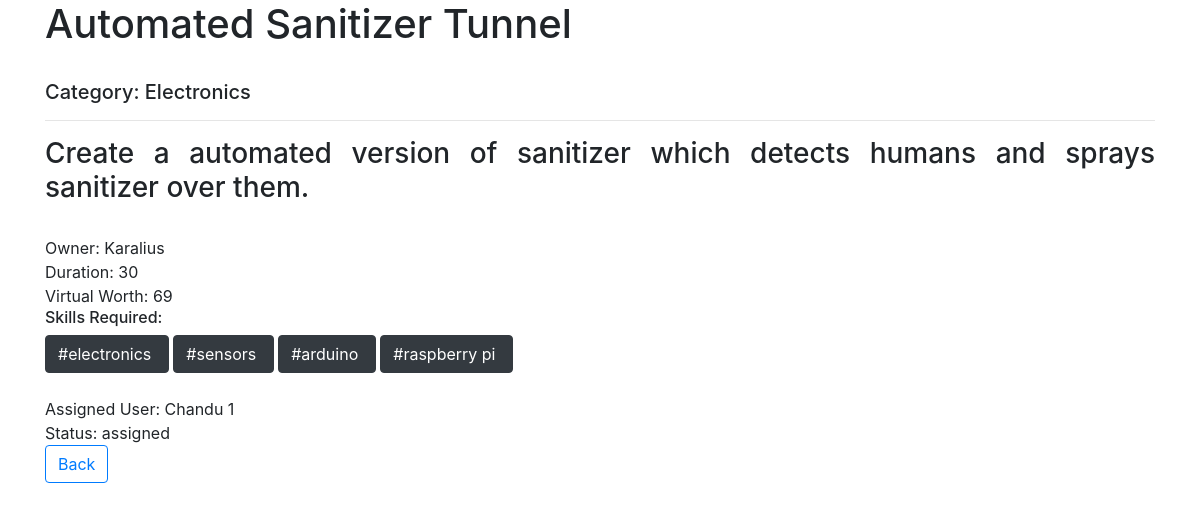
/view_project/12 (signed in), run on the app's committed database.
### backend/models.py (models this page shows, shortened)
class Project(models.Model):
    category = models.CharField(max_length=30, blank=True, null=True)
    status = models.CharField(max_length=100, blank=True)
    title = models.CharField(max_length=200,blank=True)
    description = models.TextField(max_length=400,blank=True)
    owner = models.ForeignKey(UserAttribs, on_delete = models.CASCADE, related_name="owner")
    duration = models.IntegerField(blank=True, null=True)
    assigned_user = models.ForeignKey(UserAttribs, on_delete = models.CASCADE, related_name="assigned_user", null=True, blank=True)
    stipend = models.IntegerField(blank=True, null=True)
    applied_users = models.ManyToManyField(UserAttribs,  null=True, blank=True)
    tags_requirement = TaggableManager()
    project_questions = models.OneToOneField(Project_Question,on_delete=models.CASCADE,null=True, blank=True)
    project_rating = models.FloatField(blank=True, default=0)
    review = models.TextField(blank=True)

class UserAttribs(models.Model):
    user = models.OneToOneField(User, on_delete = models.CASCADE)
    worth = models.IntegerField(blank=True, null=True, default='0')
    job_title = models.CharField(max_length=100, blank=True)
    skills = models.CharField(max_length=1000,blank=True)
    phone_number = models.CharField(max_length=12, blank=True)
    mobile_number = models.CharField(max_length=12,blank=True)
    full_name = models.CharField(max_length=30, blank=True)
    address = models.CharField(max_length=100, blank=True)
    website = models.URLField(max_length=100, blank=True)
    github = models.CharField(max_length=200, blank=True)
    twitter = models.CharField(max_length=200, blank=True)
    instagram = models.CharField(max_length=200, blank=True)
    facebook = models.CharField(max_length=200, blank=True)
    user_image = models.ImageField(upload_to="images" ,blank=True)
    assigned_project = models.ManyToManyField('Project', blank=True, null=True)
    def __str__(self):
        return self.user.username

### backend/views.py (the view)
# urls.py: path('view_project/<int:proj_id>',views.view_project, name='view_project'),
def view_project(request, proj_id):
    proj_obj = Project.objects.get(id = proj_id)
    return render(request, 'My Projects/project_info.html', {'project': proj_obj, "curr_user": UserAttribs.objects.get(user=request.user)})

### templates/My Projects/project_info.html (shortened to what this page needs)
{% extends "My Projects/project_info_parent.html" %}
{% load custom_tags %}
{% block content %}
{% if not project.assigned_user %}
<form action="{% url 'dashboard' %}" method="post">
    {% csrf_token %}
    <input
    style = "display: none;"
    type="text"
    placeholder="Enter title"
    name="project_title"
    value="{{project.id}}"
  />
       {% check_user project.id project.applied_users.all curr_user as flag %}
       {% if flag == "found" %}
       <a class="btn btn-outline-primary my-2 my-sm-0" href="{% url 'dashboard' %}">Back</a>
       <input class="btn btn-outline-success my-2 my-sm-0" type="submit" value="Applied" disabled>
       {% elif flag == 'owner' %}
       <a class="btn btn-outline-primary my-2 my-sm-0" href="{% url 'dashboard' %}">Back</a>
       <input class="btn btn-outline-success my-2 my-sm-0" type="submit" value="Owned By You" disabled>
       {% else %}
       <a class="btn btn-outline-primary my-2 my-sm-0" href="{% url 'dashboard' %}">Back</a>
       <input class="btn btn-outline-success my-2 my-sm-0" type="submit" value="Apply" >
       {% endif %}
  </form>
  {% else %}
  Assigned User: {{project.assigned_user}}
  <br>
Status: {{project.status}}
<br>
  <a href="{% url 'dashboard' %}" class="btn btn-outline-primary my-2 my-sm-0">Back</a>
{% endif %}
{% endblock %}

### templates/My Projects/project_info_parent.html (shortened to what this page needs)
<!DOCTYPE html>
{% load custom_tags %}
<html lang="en">
<head>
    <link
    rel="stylesheet"
    href="https://stackpath.bootstrapcdn.com/bootstrap/4.5.2/css/bootstrap.min.css"
  />
</head>
<body>
    <div class="container">
        <h1>{{project.title}}</h1>
        <br>
        <h5>Category: {{project.category|title}}</h5>
        <hr>
        <h3>{{project.description|safe}}</h3>
        <br>
        <span>Owner: {{project.owner}}</span>
        <br>
        <span>Duration: {{project.duration}}</span>
        <br>
        <span>Virtual Worth: {{project.stipend}}</span>
        <br>
        <h6>Skills Required: </h6>
        {% for tag in project.tags_requirement.all %}
          <a href="" class="btn btn-dark">#{{tag}}&nbsp;</a>
          {% endfor %}
          <br>
          <br>
          {% block content %}
          {% endblock %}
    </div>
</body>
</html>

### templates/My Projects/project_info_parent.html (style rules this page uses)
body { text-align: justify; }

### data on the page
Project: title "Automated Sanitizer Tunnel", category "Electronics", description "Create a automated version of sanitizer which detects humans and sprays sanitizer over them.", owner "Karalius", duration "30", stipend "69", assigned_user "Chandu 1", status "assigned"
Tag: name "electronics"
Tag: name "sensors"
Tag: name "arduino"
Tag: name "raspberry pi"
